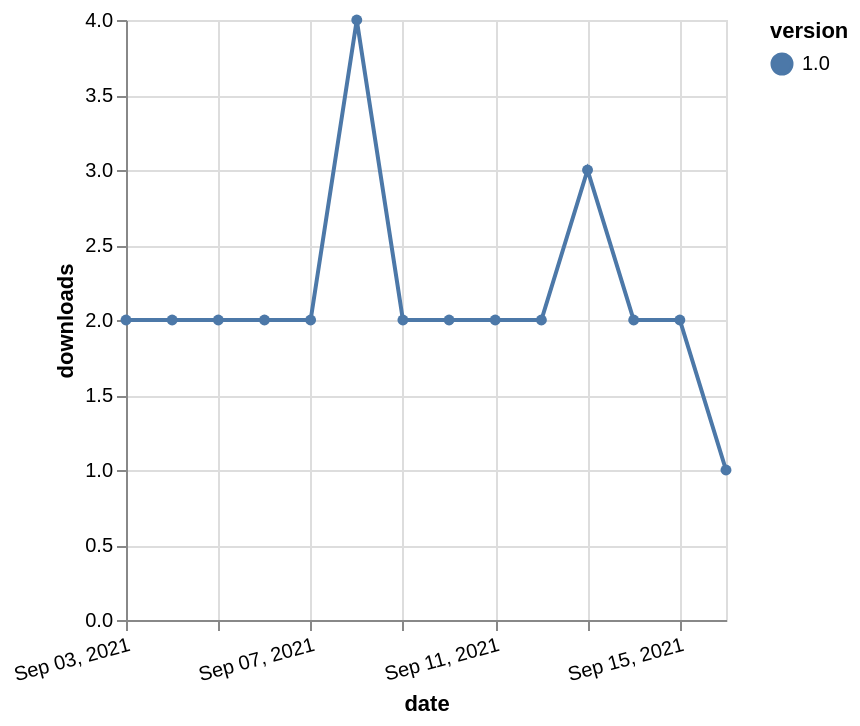

Vega-Lite specification stored for this chart:
### Vega-Lite specification from a JSON file in a GitHub repository (floating-point values rounded to 4 significant figures)
{"$schema": "https://vega.github.io/schema/vega-lite/v5.json", "description": "A simple bar chart with embedded data.", "data": {"values": [{"date": "2021-09-03", "total": 1106, "delta": 2, "version": "1.0"}, {"date": "2021-09-04", "total": 1108, "delta": 2, "version": "1.0"}, {"date": "2021-09-05", "total": 1110, "delta": 2, "version": "1.0"}, {"date": "2021-09-06", "total": 1112, "delta": 2, "version": "1.0"}, {"date": "2021-09-07", "total": 1114, "delta": 2, "version": "1.0"}, {"date": "2021-09-08", "total": 1118, "delta": 4, "version": "1.0"}, {"date": "2021-09-09", "total": 1120, "delta": 2, "version": "1.0"}, {"date": "2021-09-10", "total": 1122, "delta": 2, "version": "1.0"}, {"date": "2021-09-11", "total": 1124, "delta": 2, "version": "1.0"}, {"date": "2021-09-12", "total": 1126, "delta": 2, "version": "1.0"}, {"date": "2021-09-13", "total": 1129, "delta": 3, "version": "1.0"}, {"date": "2021-09-14", "total": 1131, "delta": 2, "version": "1.0"}, {"date": "2021-09-15", "total": 1133, "delta": 2, "version": "1.0"}, {"date": "2021-09-16", "total": 1134, "delta": 1, "version": "1.0"}]}, "width": "container", "mark": {"type": "line", "point": {"filled": true}}, "encoding": {"x": {"field": "date", "type": "temporal", "timeUnit": "yearmonthdate", "title": "date", "axis": {"labelAngle": -15}}, "y": {"field": "delta", "type": "quantitative", "title": "downloads"}, "color": {"field": "version", "type": "nominal"}, "tooltip": {"field": "delta"}}}
